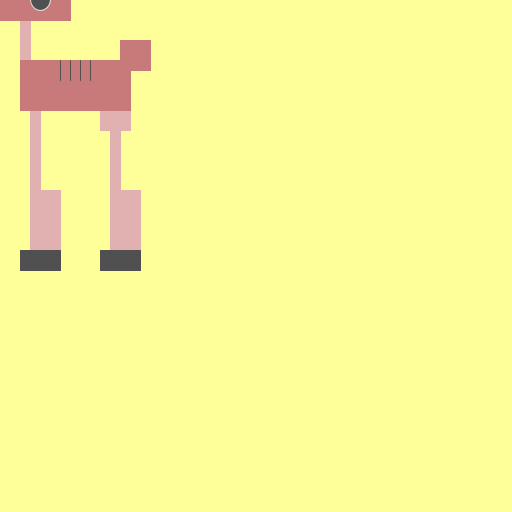
Frame 1 (no input)
Frame 60 (the mouse pressed at the canvas centre just before this capture): identical to frame 1, image omitted
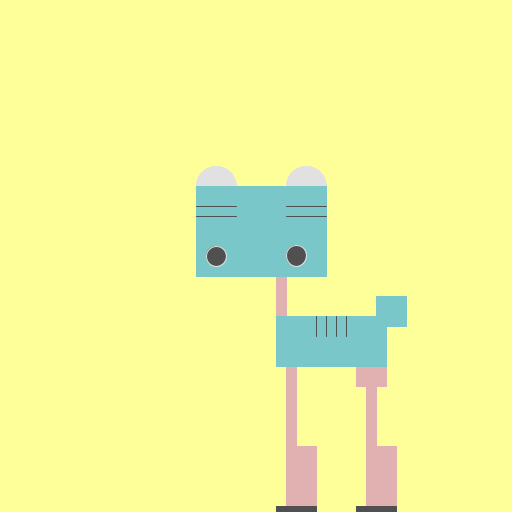
Frame 120 (the mouse held since frame 60 and released just before this capture)

The Processing sketch that drew these frames (run headless with seeded random() and noise(); from frame 60 on, the mouse is pressed at the canvas centre):

// Processing sketch: processing_70640
// ── processing_70640.pde

//Nicole Strang
//ITGM 315 Processing
//Assignment 1 Part 3
//Odeer the Tiger-Deer
//
//9.12.2012: Allowed coordinates to change based on mouse position.
//9.14.2012: Added ability to change Odeer's coat color by mouse position.
//           Also changed dark grey color in eyes, hooves, and stripes to darker color.
//           During the code, color mode changes from RGB to HSB and back. The reason 
//           is that I wished to control the saturation and brightness of the colors 
//           so that the color scheme for the coat will be generally appealing.
//
//9.24.2012: Fixed problem with code not running. See comments at the end of the script.


int c1;
int c2;

void setup() {
  size(512,512);
  
  rectMode(CORNERS);
  ellipseMode(CORNERS);
  colorMode(RGB);

}


void draw() {
  
  background(255,255,153);
  
  //Coat color variables
    //Print statements after running the program confirm c1 will always run the range of 0-255.
    //Due to Odeer's size, c2 doesn't have to follow these rules, as ideally the legs would not be hidden.
  c1 = mouseX/2;
  c2 = mouseY;
  //print("mouseX="+mouseX+" c1="+c1 +" "+"\n");
  //print("mouseY="+mouseY+" c2="+c2 +" "+"\n");
  
  //Ears
  stroke(225,225,225);
  fill(225,225,225);
  ellipse(mouseX-60,mouseY-90,mouseX-20,mouseY-50);
  ellipse(mouseX+30,mouseY-90,mouseX+70,mouseY-50);
  
  
  //START Change coat color
    //stroke(255,204,102); This is the old color
    //fill(255,204,102); This is the old color
  colorMode(HSB);
  stroke(c2,55,225);
  fill(c2,55,225);
  colorMode(RGB);
  //END Change coat color
  
  
  //Neck
  rect(mouseX+20,mouseY+20,mouseX+30,mouseY+60);
  
  //Front leg
  rect(mouseX+30,mouseY+110,mouseX+40,mouseY+190);
  rect(mouseX+30,mouseY+190,mouseX+60,mouseY+250);
  
  //Back leg
  rect(mouseX+100,mouseY+110,mouseX+130,mouseY+130);
  rect(mouseX+110,mouseY+130,mouseX+120,mouseY+190);
  rect(mouseX+110,mouseY+190,mouseX+140,mouseY+250);
  
  
  //START Change coat color
      //stroke(255,153,51); This is the old color
      //fill(255,153,51); This is the old color
  colorMode(HSB);
  stroke(c1,100,200);
  fill(c1,100,200);
  colorMode(RGB);
  //END Change coat color
  
  
  //Tail
  rect(mouseX+120,mouseY+40,mouseX+150,mouseY+70);
  
  //Head
  rect(mouseX-60,mouseY-70,mouseX+70,mouseY+20);
  
  //Body
  rect(mouseX+20,mouseY+60,mouseX+130,mouseY+110);
  
  //Hooves
  stroke(80);
  fill(80);
  rect(mouseX+20,mouseY+250,mouseX+60,mouseY+270);
  rect(mouseX+100,mouseY+250,mouseX+140,mouseY+270);
  
  //Stripes, from top left to bottom left
  line(mouseX-60,mouseY-50,mouseX-20,mouseY-50);
  line(mouseX-60,mouseY-40,mouseX-20,mouseY-40);
  line(mouseX+30,mouseY-50,mouseX+70,mouseY-50);
  line(mouseX+30,mouseY-40,mouseX+70,mouseY-40);
  
  line(mouseX+60,mouseY+60,mouseX+60,mouseY+80);
  line(mouseX+70,mouseY+60,mouseX+70,mouseY+80);
  line(mouseX+80,mouseY+60,mouseX+80,mouseY+80);
  line(mouseX+90,mouseY+60,mouseX+90,mouseY+80);
  
  
  //Eyes
  stroke(225);
  ellipse(mouseX-50,mouseY+10,mouseX-30,mouseY-10);
  ellipse(mouseX+50,mouseY+10,mouseX+30,mouseY-11);
  
  /*Why is the right eye larger?
  
  Take a look at that last call to ellipse.
  
  For the final variable, mouseY-10 does not work at all. This seems to be only true for mouseY-10.
  
  For example:
  
  The original line of code reads ellipse(mouseX+50,mouseY+10,mouseX+30,mouseY-10);
  
  This will cause the program to not work at all.
  
  However, either ellipse(mouseX+50,mouseY+10,mouseX+30,mouseY-10); or
  ellipse(mouseX+50,mouseY+10,mouseX+30,mouseY-10); will work instead. In fact, any other number will
  work. mouseY-20 works.*/
  
}
